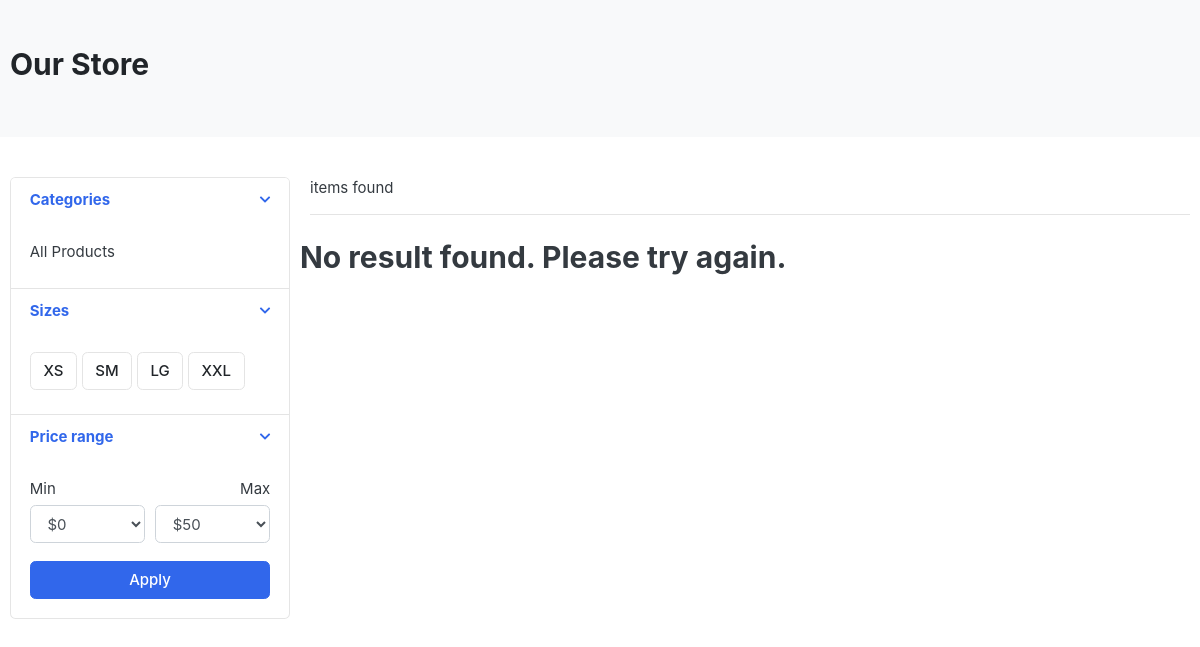
The app's page /store/category/T-Shirts, older data.
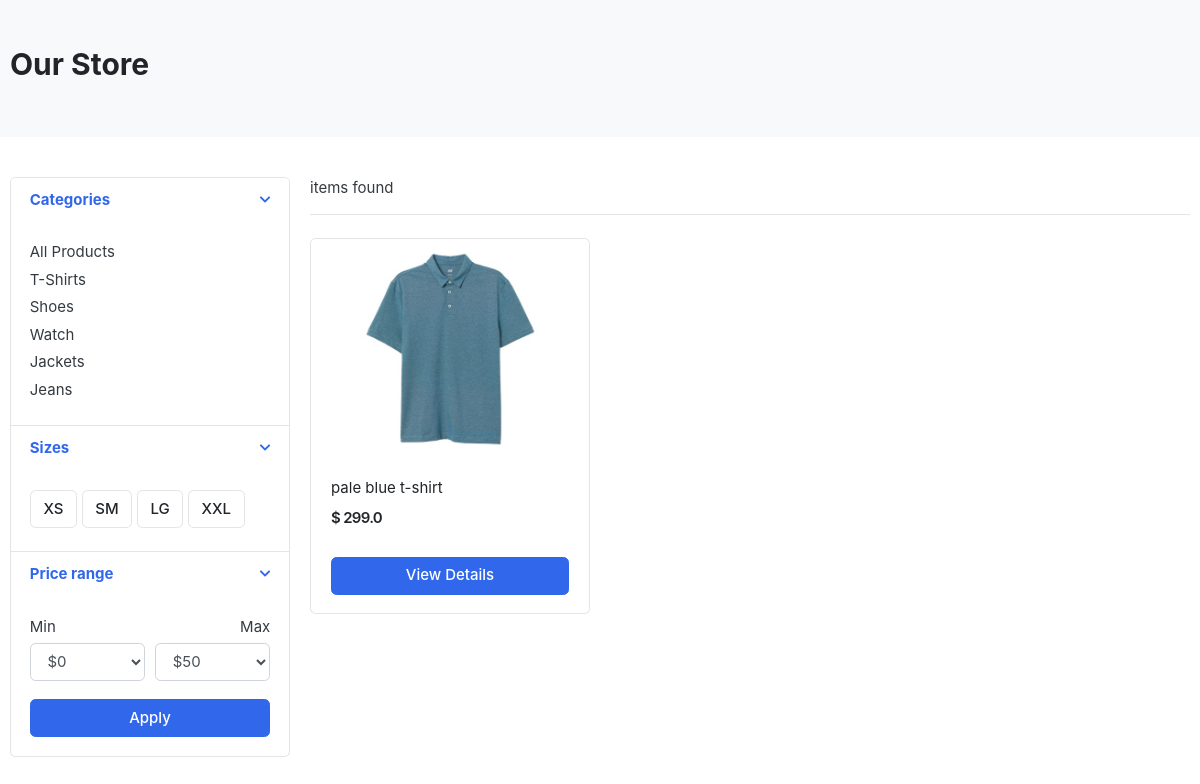
The same page, newer data.
### store/models.py (models this page shows, shortened)
class Category(models.Model):
	title = models.CharField(max_length=100)
	slug = models.SlugField()
	banner_image = models.ImageField(upload_to="category/banners")
	class Meta:
		verbose_name_plural = 'Categories'

class Product(models.Model):
	title = models.CharField(max_length=100)
	slug = models.SlugField(max_length=100, unique=True)
	category = models.ForeignKey(Category, on_delete=models.CASCADE)
	image = models.ImageField(upload_to='products/images/')
	price = models.FloatField()
	details = models.TextField()
	quantity = models.IntegerField()
	in_stock = models.BooleanField(default=True)
	date_add = models.DateField(default=timezone.now)

### store/views.py (the view)
# urls.py: path('category/<slug:category_slug>', views.category, name='category'),
def category(request, category_slug):
	category_products = models.Product.objects.filter(category__slug=category_slug)
	return store(request, template_name='store.html',
		context={'category_products': category_products})

### store/views.py (called while the page is built)
def store(request, **kwargs):
	categories = models.Category.objects.all()
	category_products = models.Product.objects.all()
	args = {
		'categories': categories,
		'category_products': category_products
	}
	try:
		args.update(kwargs.get('context'))
	except:
		pass
	return render(request, 'store.html', context=args)

### store/templates/store.html (shortened to what this page needs)
{% extends 'base.html' %}
{% load static %}
{% block content %}
<section class="section-pagetop bg">
<div class="container">
	{% if 'search' in request.path %}
		<h2 class="title-page">Search Result</h2>
	{% else %}
		<h2 class="title-page">Our Store</h2>
	{% endif %}
</div>
</section>
<section class="section-content padding-y">
<div class="container">
<div class="row">
	<aside class="col-md-3">
<div class="card">
	<article class="filter-group">
		<header class="card-header">
			<a href="#" data-toggle="collapse" data-target="#collapse_1" aria-expanded="true" class="">
				<i class="icon-control fa fa-chevron-down"></i>
				<h6 class="title">Categories</h6>
			</a>
		</header>
		<div class="filter-content collapse show" id="collapse_1" style="">
			<div class="card-body">
				<ul class="list-menu">
					<li><a href="{% url "store:category_all" %}">All Products  </a></li>
					{% for category in categories %}
				<li><a href="{% url "store:category" category.slug %}">{{ category.title }}  </a></li>
					{% endfor %}
				</ul>
			</div>
		</div>
	</article>
	<article class="filter-group">
		<header class="card-header">
			<a href="#" data-toggle="collapse" data-target="#collapse_4" aria-expanded="true" class="">
				<i class="icon-control fa fa-chevron-down"></i>
				<h6 class="title">Sizes </h6>
			</a>
		</header>
		<div class="filter-content collapse show" id="collapse_4" style="">
			<div class="card-body">
			  <label class="checkbox-btn">
			    <span class="btn btn-light"> XS </span>
			  </label>
			  <label class="checkbox-btn">
			    <span class="btn btn-light"> SM </span>
			  </label>
			  <label class="checkbox-btn">
			    <span class="btn btn-light"> LG </span>
			  </label>
			  <label class="checkbox-btn">
			    <span class="btn btn-light"> XXL </span>
			  </label>
		</div>
		</div>
	</article>
	<article class="filter-group">
		<header class="card-header">
			<a href="#" data-toggle="collapse" data-target="#collapse_3" aria-expanded="true" class="">
				<i class="icon-control fa fa-chevron-down"></i>
				<h6 class="title">Price range </h6>
			</a>
		</header>
		<div class="filter-content collapse show" id="collapse_3" style="">
			<div class="card-body">
				<div class="form-row">
				<div class="form-group col-md-6">
				  <label>Min</label>
				  	<select class="mr-2 form-control">
						<option value="0">$0</option>
					</select>
				</div>
				<div class="form-group text-right col-md-6">
				  <label>Max</label>
				  	<select class="mr-2 form-control">
						<option value="50">$50</option>
					</select>
				</div>
				</div>
				<button class="btn btn-block btn-primary">Apply</button>
			</div>
		</div>
	</article>
</div>
	</aside>
	<main class="col-md-9">
<header class="border-bottom mb-4 pb-3">
		<div class="form-inline">
			<span class="mr-md-auto"><b>{{ product_count }}</b> items found </span>
		</div>
</header>
<div class="row">
	{% if category_products %}
	{% for product in category_products %}
	<div class="col-md-4">
		<figure class="card card-product-grid">
			<div class="img-wrap">
				<a href="#"><img src="{{ product.image.url }}"></a>
			</div>
			<figcaption class="info-wrap">
				<div class="fix-height">
					<a href="#" class="title">{{ product.title }}</a>
					<div class="price-wrap mt-2">
						<span class="price">$ {{ product.price }}</span>
					</div>
				</div>
				<a href="#" class="btn btn-block btn-primary">View Details </a>
			</figcaption>
		</figure>
	</div>
	{% endfor %}
	{% else %}
	<div>
		<h2>No result found. Please try again.</h2>
	</div>
	{% endif %}
</div>
	</main>
</div>
</div>
</section>
{% endblock %}

Row changes from the older to the newer data that the page shows:
added Category: title "T-Shirts"
added Category: title "Shoes"
added Category: title "Watch"
added Category: title "Jackets"
added Category: title "Jeans"
added Product: image (picture), title "pale blue t-shirt", price "299.0"
Text that changed along with them:
text no longer shown: "No result found. Please try again."
